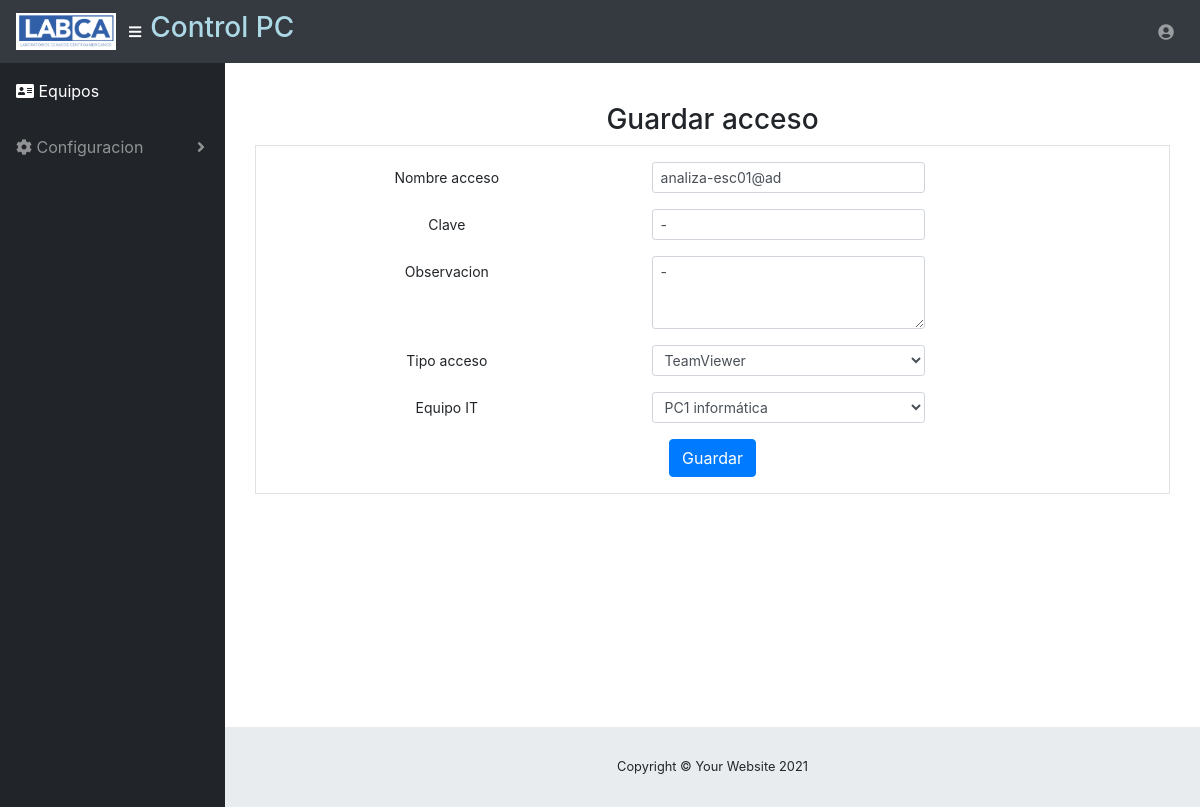
Page /equipos/updateAccesoRemoto/1 (signed in) on the committed database.
### core/models.py (models this page shows, shortened)
class AccesoRemoto(models.Model):
    tipoAccesoChoice=(
        ('acceso1','TeamViewer'),
        ('acceso2','AnyDesk'),
        ('acceso3','Otro')
    )
    idAccesoRemoto=models.AutoField(primary_key=True, verbose_name="Codigo acceso remoto")
    nombreAcceso=models.CharField(max_length=30, verbose_name="Nombre Acceso")
    clave=models.CharField(max_length=30, verbose_name="Clave acceso", default="-")
    observacion=models.TextField(verbose_name="Observacion")
    tipoAcceso=models.CharField(max_length=30, choices=tipoAccesoChoice, verbose_name="Tipo Acceso")
    idEquipoIt=models.ForeignKey(EquipoIT, verbose_name="Equipo IT", on_delete=models.SET_NULL, blank=True, null=True)

class EquipoIT(models.Model):
    idEquipoIt=models.AutoField(primary_key=True, verbose_name="Codigo Equipo IT")
    tipoEquipo=models.ForeignKey(TipoEquipo, verbose_name="Tipo equipo", on_delete=models.SET_NULL, blank=True, null=True)
    marca=models.ForeignKey(Marca, verbose_name="Marca", on_delete=models.SET_NULL, blank=True, null=True)
    modelo=models.ForeignKey(Modelo, verbose_name="Modelo", on_delete=models.SET_NULL, blank=True, null=True)
    sucursal=models.ForeignKey(Sucursal, verbose_name="Sucursal a asignar", on_delete=models.SET_NULL, blank=True, null=True)
    area=models.ForeignKey(Area, verbose_name="Area a asignar", on_delete=models.SET_NULL, blank=True, null=True)
    fechaIngreso=models.DateField(verbose_name="Fecha ingreso", null=True, blank=True)
    observacion=models.TextField(verbose_name="Observacion", null=True, blank=True)
    accesoRemoto=models.BooleanField(verbose_name="Aplica acceso remoto", default=False)
    aliasEquipo=models.TextField(max_length=40, verbose_name="Alias equipo")
    def __str__(self):
        return '{}'.format(self.aliasEquipo)

### core/views.py (the view)
# urls.py: path('updateAccesoRemoto/<int:pk>', login_required(views.AccesoRemotoUpdate.as_view()), name='updateAccesoRemoto'),
class AccesoRemotoUpdate(UpdateView):
    model=AccesoRemoto
    form_class=AccesoRemotoForm
    success_url=reverse_lazy('core:accesoRemoto')
    context_object_name='obj'

### core/forms.py
class AccesoRemotoForm(forms.ModelForm):
    class Meta:
        model=AccesoRemoto
        fields=[
            'nombreAcceso',
            'clave',
            'observacion',
            'tipoAcceso',
            'idEquipoIt'
        ]
        labels={
            'nombreAcceso':'Nombre Acceso',
            'clave':'Clave',
            'observacion':'Observacion',
            'tipoAcceso':'Tipo acceso',
            'idEquipoIt':'Equipo IT'
        }
        widgets={
            'nombreAcceso':forms.TextInput(attrs={'class':'form-control form-control-sm'}),
            'clave':forms.TextInput(attrs={'class':'form-control form-control-sm'}),
            'observacion':forms.Textarea(attrs={'class':'form-control form-control-sm', 'rows':3}),
            'tipoAcceso':forms.Select(attrs={'class':'form-control form-control-sm'}),
            'idEquipoIt':forms.Select(attrs={'class':'form-control form-control-sm'})
        }

### core/templates/core/accesoRemoto_form.html (shortened to what this page needs)
{% extends 'core/base.html' %}
{% load static %}
{% block content %}
<br>
<div class="container text-center">
<div class="abs-center">
<h3>Guardar acceso</h3>
<form  class="border p-3 form" enctype="multipart/form-data" method="POST">
  <div class="form-group row">
    <label for="colFormLabelSm" class="col-sm-5 col-form-label col-form-label-sm">Nombre acceso</label>
    <div class="col-sm-4">
      {{ form.nombreAcceso }}
    </div>
  </div>
  <div class="form-group row">
    <label for="colFormLabelSm" class="col-sm-5 col-form-label col-form-label-sm">Clave</label>
    <div class="col-sm-4" >
      {{ form.clave }}
    </div>
  </div>
  <div class="form-group row">
    <label for="colFormLabelSm" class="col-sm-5 col-form-label col-form-label-sm">Observacion</label>
    <div class="col-sm-4" >
      {{ form.observacion }}
    </div>
  </div>
  <div class="form-group row">
    <label for="colFormLabelSm" class="col-sm-5 col-form-label col-form-label-sm">Tipo acceso</label>
    <div class="col-sm-4">
      {{ form.tipoAcceso }}
    </div>
  </div>
  <div class="form-group row">
    <label for="colFormLabelSm" class="col-sm-5 col-form-label col-form-label-sm">Equipo IT</label>
    <div class="col-sm-4">
      {{ form.idEquipoIt }}
    </div>
  </div>
 <button type="submit" class="btn btn-primary">Guardar</button>
</form>
</div>
</div>
{% endblock%}

### rows in the picture
AccesoRemoto: nombreAcceso "analiza-esc01@ad", clave "-", observacion "-", tipoAcceso "TeamViewer"
EquipoIT: idEquipoIt "PC1 informática"
